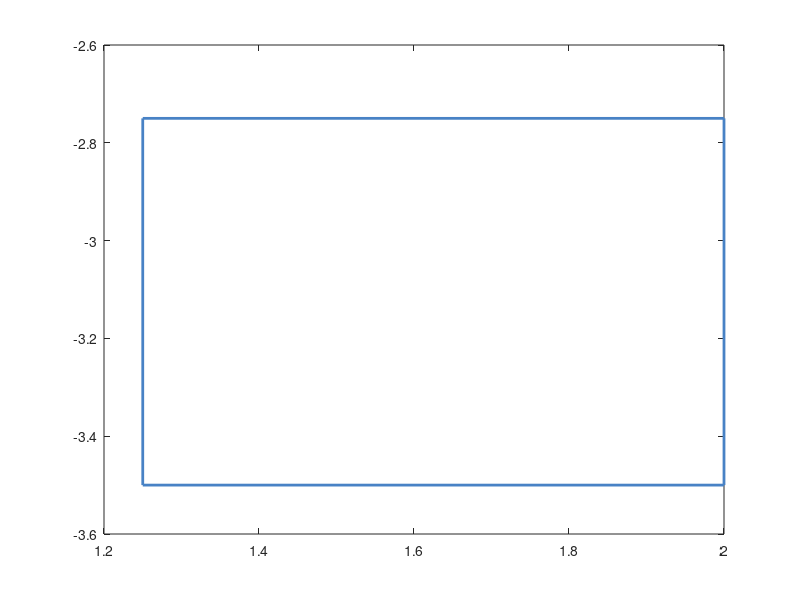

MATLAB code to generate this figure: (Note: this script raises an error after producing the figure.)
% Target Set
plot( [1.25, 2, 2, 1.25, 1.25], [-3.5,-3.5,-2.75,-2.75,-3.5] , 'color' , [72/255 130/255 197/255], 'LineWidth', 2.0);
hold on;
clear;

Ts = 0.2;  % Sample Time
N = 3;    % Prediction horizon
Duration = 8; % Simulation horizon

global simulation_result;
simulation_x = zeros(100, 1700);
simulation_y = zeros(100, 1700);

% Initial sets limits [-1,1]^2

for m=1:100

x0 = -4.5 + 0.1*rand(1);
y0 = 0 + 0.1*rand(1);
z0 = 0 + 0.1*rand(1);
x = [x0;y0;z0];

simulation_result = x;

% Things specfic to the model  ends here

options = optimoptions('fmincon','Algorithm','sqp','Display','none');
uopt = zeros(N,1);

u_max = 0;

x_now = zeros(3,1);
x_next = zeros(3,1);
z = zeros(4,1);

x_now = x;

% Start simulation
for ct = 1:(Duration/Ts) 
     u = NN_output_relu_tanh(x_now,0,1,'nn_relu_tanh_1');
     
     z(1) = x_now(1) ;
     z(2) = x_now(2) ;
     z(3) = x_now(3) ;

     z(4) = u ;
     
     x_next = system_eq_dis(x_now, Ts, u);
     x = x_next;
     x_now = x_next;
end

plot(simulation_result(1,:),simulation_result(2,:), 'color', [223/255, 67/255, 69/255]);
set(gca,'FontSize',16)
hold on;
dim = size(simulation_result);
simulation_x(m, 1:dim(2)) = simulation_result(1,:);
simulation_x(m, dim(2):end) = simulation_result(1, end);
simulation_y(m, 1:dim(2)) = simulation_result(2,:);
simulation_y(m, dim(2):end) = simulation_result(2, end);
end

% Wall
line([5.142, -5.315], [-5.591, -5.591], 'LineWidth', 3, 'color', [237/255, 201/255, 72/255]);
line([-5.315, -5.315], [-5.591, 1], 'LineWidth', 3, 'color', [237/255, 201/255, 72/255]);
line([5.142, 5.142], [-5.591, 1], 'LineWidth', 3, 'color', [237/255, 201/255, 72/255]);
line([3.030, -2.236], [-2.374, -2.374], 'LineWidth', 3, 'color', [237/255, 201/255, 72/255]);
line([3.030, 3.030], [-2.374, 1], 'LineWidth', 3, 'color', [237/255, 201/255, 72/255]);
line([-2.236, -2.236], [-2.374, 1], 'LineWidth', 3, 'color', [237/255, 201/255, 72/255]);

% Barrel
line([-1.25, -1.25], [-4.25, -3.75], 'LineWidth', 3, 'color', [237/255, 201/255, 72/255]);
line([-0.75, -0.75], [-4.25, -3.75], 'LineWidth', 3, 'color', [237/255, 201/255, 72/255]);
line([-1.25, -0.75], [-4.25, -4.25], 'LineWidth', 3, 'color', [237/255, 201/255, 72/255]);
line([-1.25, -0.75], [-3.75, -3.75], 'LineWidth', 3, 'color', [237/255, 201/255, 72/255]);

fig = gcf;
fig.PaperPositionMode = 'auto';
fig_pos = fig.PaperPosition;
fig.PaperSize = [fig_pos(3) fig_pos(4)];
fig_pos(1)
fig_pos(2)
fig_pos(3)
fig_pos(4)
text(0, 0.7, 'L=13.1', 'FontSize',18);
text(0, 0.1, 'ReLU-tanh', 'FontSize',18);
print(fig,'./Benchmarks/dubinscar_relu_tanh_1','-dpdf');
export_fig ./Benchmarks/dubinscar_relu_tanh_1.pdf